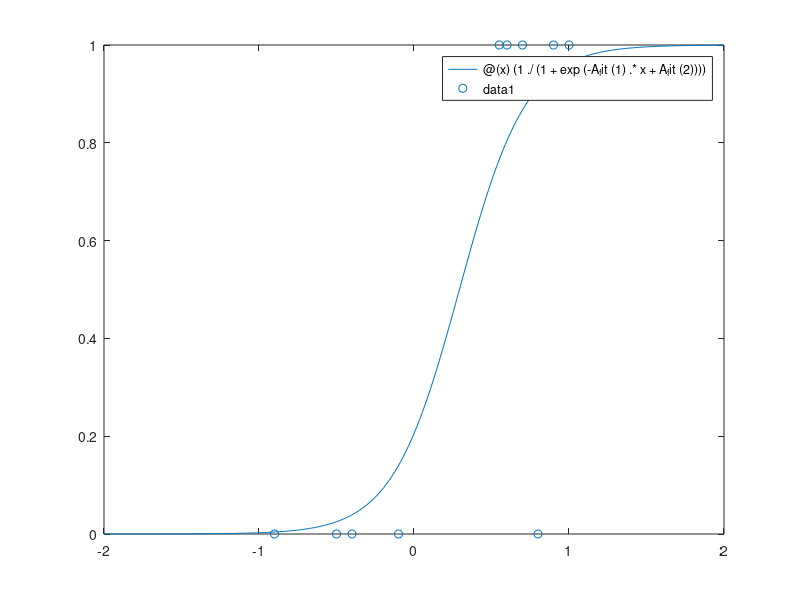

Source code (MATLAB):
x = [0.6 0.7 0.55 0.9 1 -0.5 -0.1 -0.9 0.8 -0.4];
y = [1 1 1 1 1 0 0 0 0 0];


sigfunc = @(A, x)(1 ./ (1 + exp(- A(1) .* x + A(2))));
A0 = ones(1,2); %// Initial values fed into the iterative algorithm
A_fit = nlinfit(x, y, sigfunc, A0);

figure(1);
f = @(x)(1 ./ (1 + exp(- A_fit(1) .* x + A_fit(2))));
fplot(f, [-2 2]);
hold on;
scatter(x,y);
hold off;

